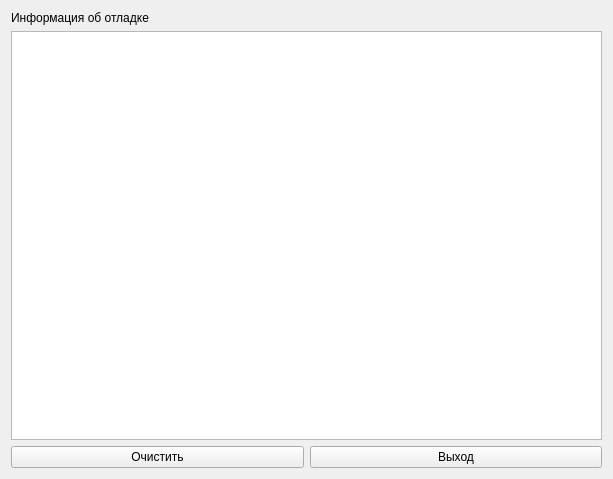
<?xml version="1.0" encoding="UTF-8"?>
<ui version="4.0">
 <class>DebugInfoDialog</class>
 <widget class="QDialog" name="DebugInfoDialog">
  <property name="geometry">
   <rect>
    <x>0</x>
    <y>0</y>
    <width>613</width>
    <height>479</height>
   </rect>
  </property>
  <property name="windowTitle">
   <string>Информация об отладке</string>
  </property>
  <property name="windowIcon">
   <iconset resource="images.qrc">
    <normaloff>:/images/outcall-logo.png</normaloff>:/images/outcall-logo.png</iconset>
  </property>
  <layout class="QVBoxLayout" name="verticalLayout">
   <item>
    <widget class="QLabel" name="label">
     <property name="text">
      <string>Информация об отладке</string>
     </property>
    </widget>
   </item>
   <item>
    <widget class="QPlainTextEdit" name="textEdit"/>
   </item>
   <item>
    <layout class="QHBoxLayout" name="horizontalLayout">
     <item>
      <widget class="QPushButton" name="clear">
       <property name="text">
        <string>Очистить</string>
       </property>
       <property name="autoDefault">
        <bool>false</bool>
       </property>
      </widget>
     </item>
     <item>
      <widget class="QPushButton" name="exit">
       <property name="text">
        <string>Выход</string>
       </property>
       <property name="autoDefault">
        <bool>false</bool>
       </property>
      </widget>
     </item>
    </layout>
   </item>
  </layout>
 </widget>
 <resources>
  <include location="images.qrc"/>
 </resources>
 <connections/>
</ui>
